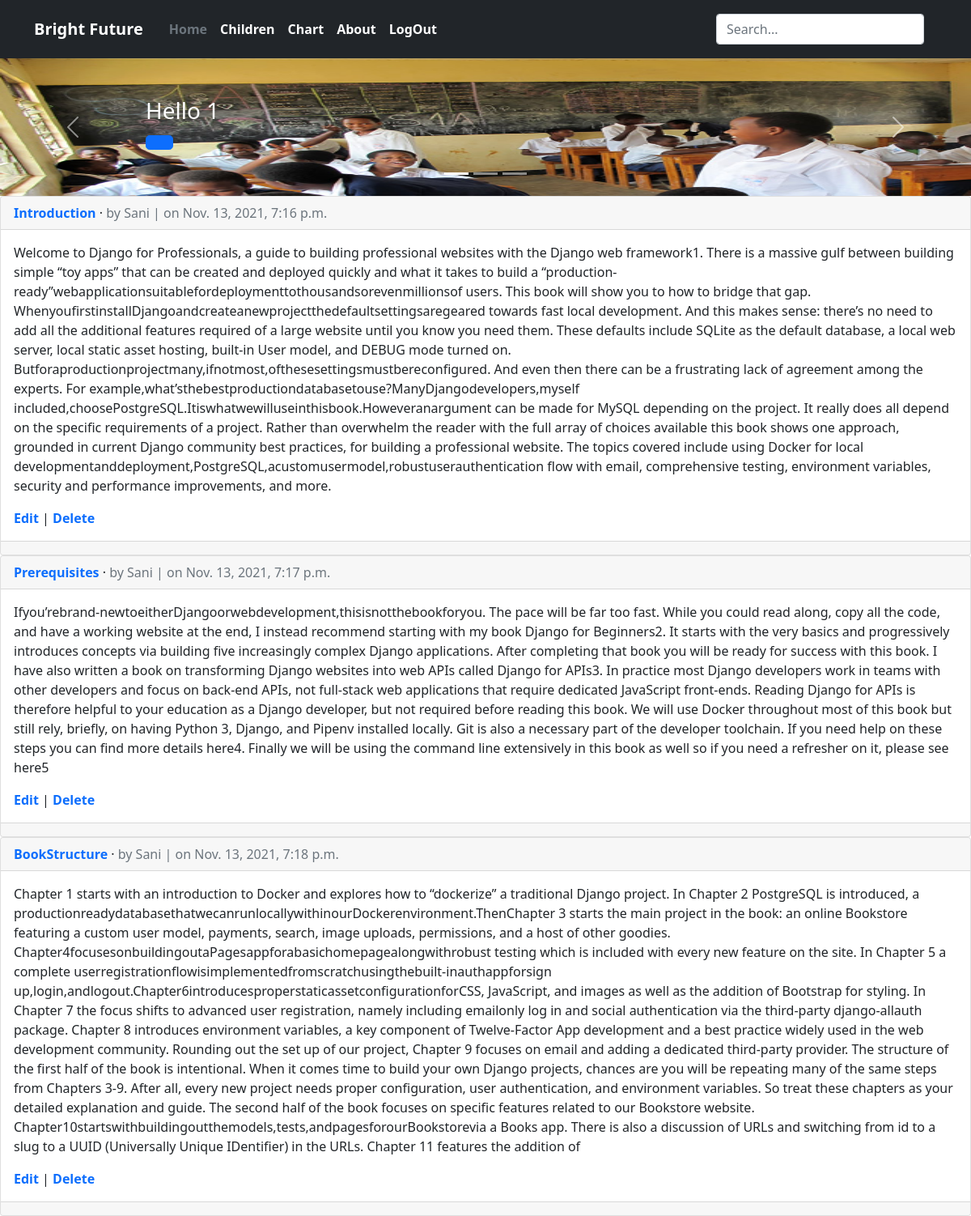
Screenshot of / (signed in) with the database file from the repository.
### posts/models.py (models this page shows, shortened)
class Post(models.Model):
    title = models.CharField(max_length=200)
    user = models.ForeignKey(settings.AUTH_USER_MODEL,on_delete=models.CASCADE,related_name='user')
    body = models.TextField()
    date = models.DateTimeField(auto_now_add=True)

### users/models.py (models this page shows)
class CustomUser(AbstractUser):
    age = models.PositiveIntegerField(null=True, blank=True)

### posts/views.py (the view)
# urls.py: path('', PostListView.as_view(), name='home'),
class PostListView(LoginRequiredMixin,ListView):
    model = Post
    template_name = 'home.html'
    login_url = 'login'

### templates/home.html (shortened to what this page needs)
{%extends '_base.html'%}
{% load static %}
{%block content%}
 <div id="myCarousel" class="carousel slide" data-bs-ride="carousel">
     <div class="carousel-indicators">
      <button type="button" data-bs-target="#myCarousel" data-bs-slide-to="0" class="active" aria-current="true" aria-label="Slide 1"></button>
      <button type="button" data-bs-target="#myCarousel" data-bs-slide-to="1" aria-label="Slide 2"></button>
      <button type="button" data-bs-target="#myCarousel" data-bs-slide-to="2" aria-label="Slide 3"></button>
    </div>
    <div class="carousel-inner">
      <div class="carousel-item active">
       <img src="{% static 'img/public-schools.jpg' %}" alt=""width="100%" height="170px">
        <div class="container">
          <div class="carousel-caption text-start">
            <h3>Hello 1</h3>
          <p><a class="btn btn-lg btn-primary" href="#"></a></p>
          </div>
        </div>
      </div>
    </div>
    <button class="carousel-control-prev" type="button" data-bs-target="#myCarousel" data-bs-slide="prev">
      <span class="carousel-control-prev-icon" aria-hidden="true"></span>
    </button>
    <button class="carousel-control-next" type="button" data-bs-target="#myCarousel" data-bs-slide="next">
      <span class="carousel-control-next-icon" aria-hidden="true"></span>
    </button>
  </div>
<div>
{% for post in object_list %}
<div class="card">
  <div class="card-header">
     <span class="font-weight-bold"><a href="{% url 'post_detail' post.pk %}">{{ post.title }}</a></span>
    &middot;<span class="text-muted">
      by {{ post.user}} | on {{ post.date }}</span>
  </div>
  <div class="card-body">
    <p>{{ post.body }}</p>
    <a href="{% url 'post_edit' post.pk %}">Edit</a>
  | <a href="{% url 'post_delete' post.pk %}">Delete</a>
 </div>
 <div class="card-footer">
 </div>
</div>
{%endfor%}
{%endblock content%}

### templates/_base.html (shortened to what this page needs)
<!doctype html>
{% load static %}
<html>
  <head>
    <link href="https://cdn.jsdelivr.net/npm/bootstrap@5.1.3/dist/css/bootstrap.min.css" rel="stylesheet">
    <link rel="stylesheet" href="{% static 'css/_base.css' %}">
  </head>
  <body>
    <header class="p-3 bg-dark text-white">
       <div class="container">
         <div class="d-flex flex-wrap align-items-center justify-content-center justify-content-lg-start">
           <a href="/" class="d-flex align-items-center mb-2 mb-lg-0 text-white text-decoration-none navbar-brand">
                  <span class="bi me-2" width="40" height="32" >Bright Future</span>
           </a>
          {% if user.is_authenticated %}
           <ul class="nav col-12 col-lg-auto me-lg-auto mb-2 justify-content-center mb-md-0">
             <li><a href="{% url 'home'%}" class="nav-link px-2 text-secondary">Home</a></li>
             <li><a href="{% url 'children_list' %}" class="nav-link px-2 text-white">Children</a></li>
             <li><a href="#" class="nav-link px-2 text-white">Chart</a></li>
             <li><a href="{% url 'about' %}" class="nav-link px-2 text-white">About</a></li>
             <li><a href="{% url 'logout' %}" class="nav-link px-2 text-white">LogOut</a></li>
           </ul>
           <form class="col-12 col-lg-auto mb-3 mb-lg-0 me-lg-3" method="get" action="{% url 'search_results' %}">
             <input  name="q" type="search" class="form-control form-control-dark" placeholder="Search..." aria-label="Search">
           </form>
       {% endif%}
     </header>
<main class="main">
  {%block content%}
  {%endblock content%}
</main>
  </body>
  <div class="container">
  <footer class="py-3 my-4">
    <ul class="nav justify-content-center border-bottom pb-3 mb-3">
      <li class="nav-item"><a href="{% url 'home'%}" class="nav-link px-2 text-muted">Home</a></li>
      <li class="nav-item"><a href="{% url 'children_list' %}" class="nav-link px-2 text-muted">Children</a></li>
      <li class="nav-item"><a href="#" class="nav-link px-2 text-muted">Chart</a></li>
      <li class="nav-item"><a href="{% url 'about' %}" class="nav-link px-2 text-muted">About</a></li>
    </ul>
    <p class="text-center text-muted">&copy; 2021 Org, Inc</p>
  </footer>
</div>
</html>

### static/css/_base.css (style rules this page uses)
a { text-decoration: none; font-weight: bold; }
main.main { height:500px; width: 100%; }

### rows the page displays
Post: title "Introduction", user "Sani", date "Nov. 13, 2021, 7:16 p.m.", body "Welcome to Django for Professionals, a guide to building professional websites with the Django web framework1. There is a massive gulf between building simple “toy apps” that can be created and deployed quickly and what it takes to build a “production-ready”webapplicationsuitablefordeploymenttothousandsorevenmillionsof users. This book will show you to how to bridge that gap. WhenyoufirstinstallDjangoandcreateanewprojectthedefaultsettingsaregeared towards fast local development. And this makes sense: there’s no need to add all the additional features required of a large website until you know you need them. These defaults include SQLite as the default database, a local web server, local…"
Post: title "Prerequisites", user "Sani", date "Nov. 13, 2021, 7:17 p.m.", body "Ifyou’rebrand-newtoeitherDjangoorwebdevelopment,thisisnotthebookforyou. The pace will be far too fast. While you could read along, copy all the code, and have a working website at the end, I instead recommend starting with my book Django for Beginners2. It starts with the very basics and progressively introduces concepts via building five increasingly complex Django applications. After completing that book you will be ready for success with this book. I have also written a book on transforming Django websites into web APIs called Django for APIs3. In practice most Django developers work in teams with other developers and focus on back-end APIs, not full-stack web applications that require…"
Post: title "BookStructure", user "Sani", date "Nov. 13, 2021, 7:18 p.m.", body "Chapter 1 starts with an introduction to Docker and explores how to “dockerize” a traditional Django project. In Chapter 2 PostgreSQL is introduced, a productionreadydatabasethatwecanrunlocallywithinourDockerenvironment.ThenChapter 3 starts the main project in the book: an online Bookstore featuring a custom user model, payments, search, image uploads, permissions, and a host of other goodies. Chapter4focusesonbuildingoutaPagesappforabasichomepagealongwithrobust testing which is included with every new feature on the site. In Chapter 5 a complete userregistrationflowisimplementedfromscratchusingthebuilt-inauthappforsign…"
